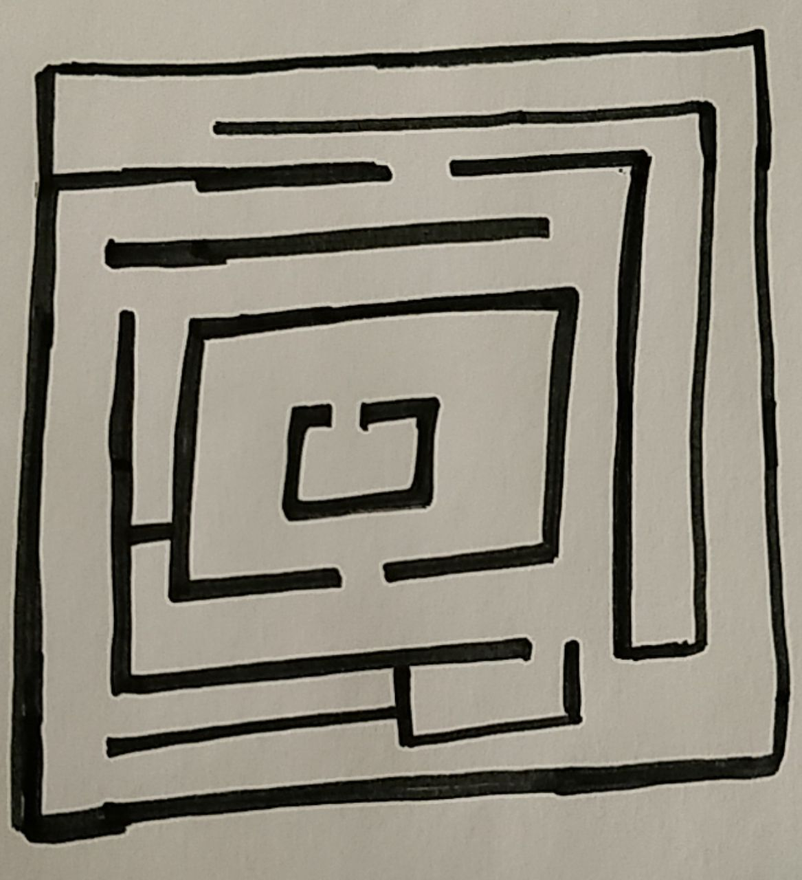
#> input picture test.png, 802 x 880 px, shrunk from 1167 x 1280 before the run, given in place of the camera
$ python mazeInput.py
#> lines starting #> are read from the running program, lines starting #| are printed output that depends on the picture; after the words box and inside, x2 and y2 are one past the last pixel; in counts of white or black regions, pixels touching at a corner belong together
import cv2
import numpy as np

cap = cv2.VideoCapture(0)
while(1):
    ret,frame= cap.read()
#> frame is the input picture: shape (880, 802, 3); mean B, G, R 125.6, 138, 142.8

    r1 = np.array([90, 100 , 100])
    r2 = np.array([150,255,255])

    hsv= cv2.cvtColor(frame,cv2.COLOR_BGR2HSV)
#> hsv: shape (880, 802, 3); mean H, S, V 22.8, 47.4, 142.9
    grayscaled= cv2.cvtColor(frame, cv2.COLOR_BGR2GRAY)

    mask = cv2.inRange(hsv,r1,r2)
#> mask: shape (880, 802); every value is 0

    ret,bw = cv2.threshold(grayscaled,125,255,cv2.THRESH_BINARY+cv2.THRESH_OTSU)
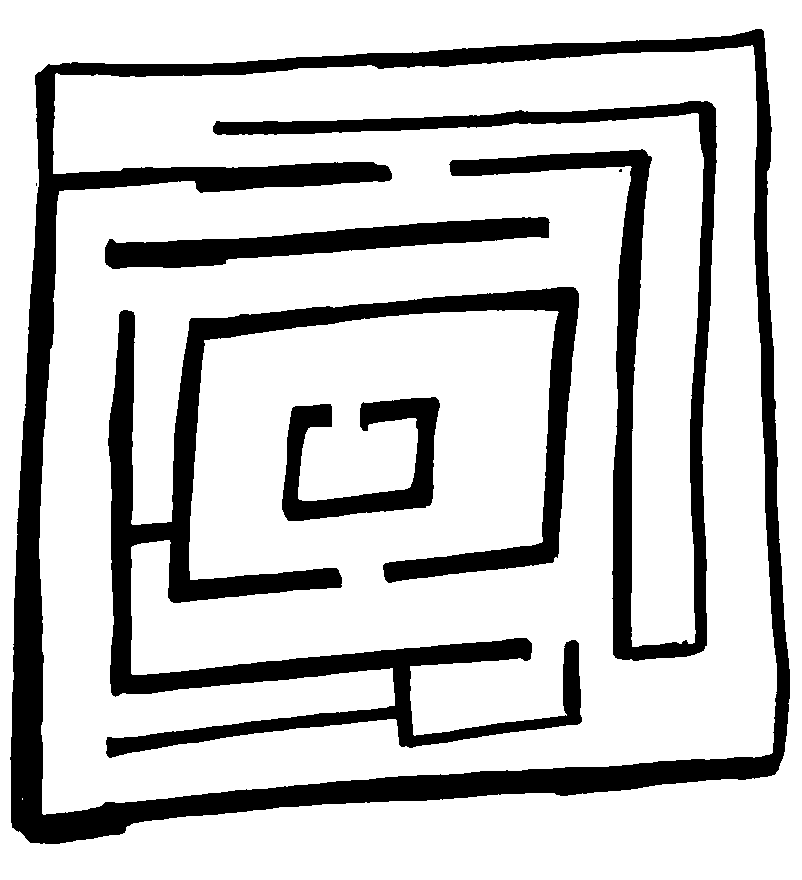
#> bw: shape (880, 802); 78.4% white; 7 black regions (2 under 20 px), largest, box (x1, y1, x2, y2) and area: (10, 29, 790, 844) 60974, (106, 287, 582, 758) 47319, (213, 101, 717, 661) 26099, (105, 217, 550, 269) 9929, (282, 397, 440, 521) 7810
#> ret = 95


    kernel = cv2.getStructuringElement(cv2.MORPH_ELLIPSE, (4, 3))
    bw = cv2.erode(bw, kernel, iterations=3)
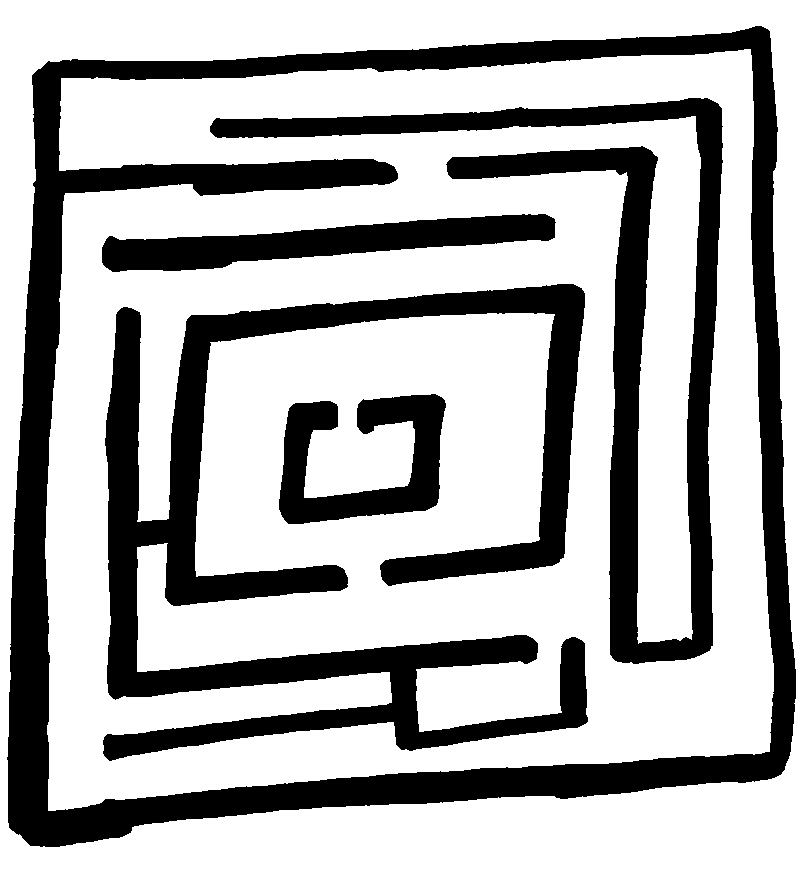
#> bw: shape (880, 802); 69.5% white; 5 black regions, box (x1, y1, x2, y2) and area: (7, 26, 796, 847) 85031, (103, 284, 588, 761) 66276, (210, 98, 723, 664) 40078, (102, 214, 556, 272) 12813, (279, 394, 446, 524) 11022

    dilated_Edges = cv2.dilate(bw, kernel, iterations=2)
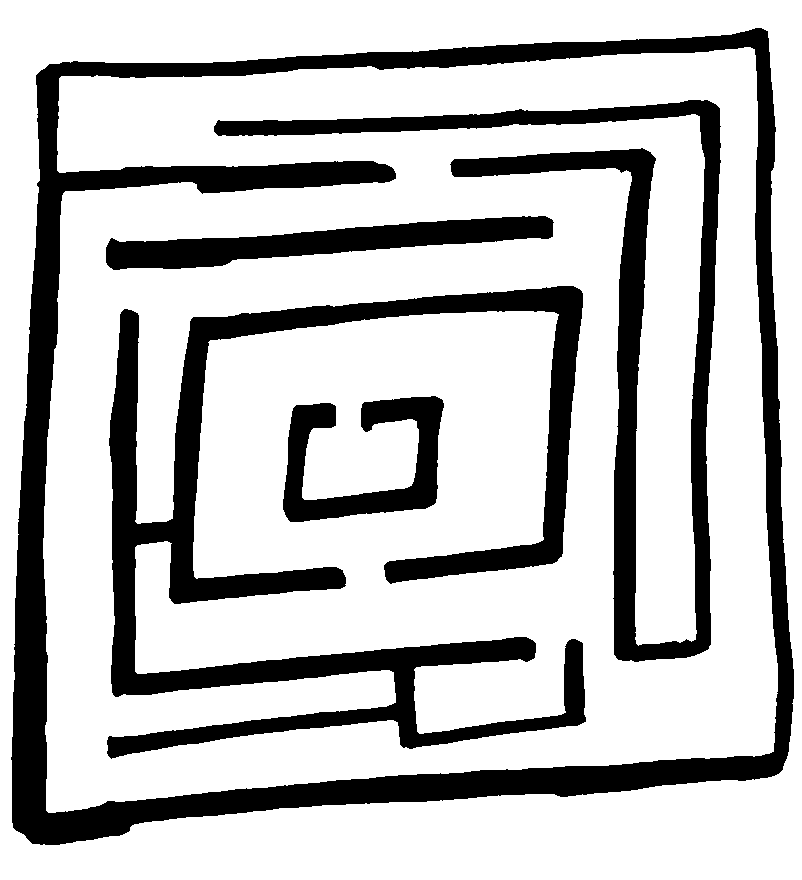
#> dilated_Edges: shape (880, 802); 75.5% white; 5 black regions, box (x1, y1, x2, y2) and area: (11, 28, 794, 845) 69003, (107, 286, 586, 759) 53650, (214, 100, 721, 662) 30785, (106, 216, 554, 270) 10873, (283, 396, 444, 522) 8871

    cv2.imshow("bw", bw)
    #cv2.imshow('frame',mask)

    if cv2.waitKey(1) & 0xFF == ord('q'):
#> (key q is pressed here)
        break

cap.release
cv2.destroyAllWindows
